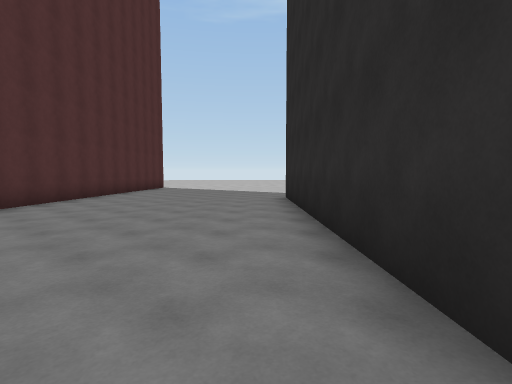
[1] (above)

19 first-person views from a walk through a Unity game level. The camera is 1.3 m above the floor, tilts 4° down and sees 80° across. The floor is counted in squares, 2 m on a side. Each view is taken from the middle of a square. On the plan, view 1 faces up. The plan holds only what a view shows up to about 10 squares ahead; the rest is blank. The place goes on beyond the plan. The player character is not drawn. Some animated figures are left out. Door leaves are left out, so doorways stand open.

[2]
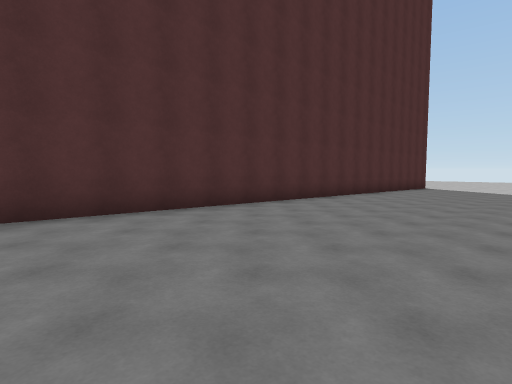

[3]
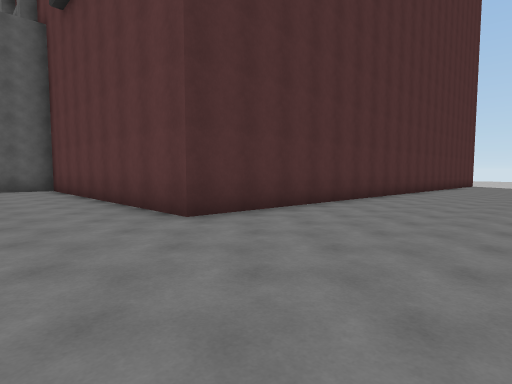

[4]
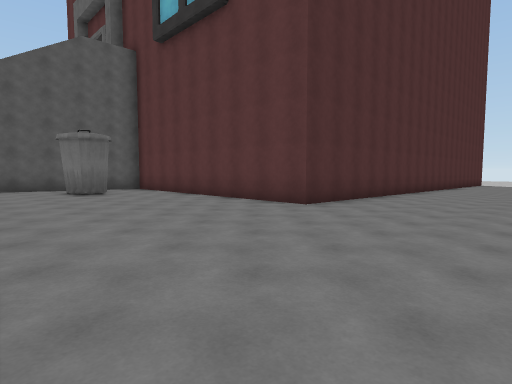

[5]
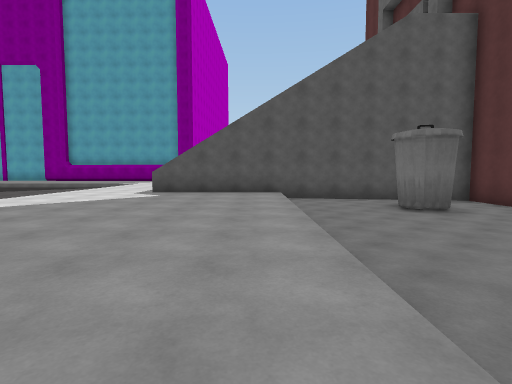

[6]
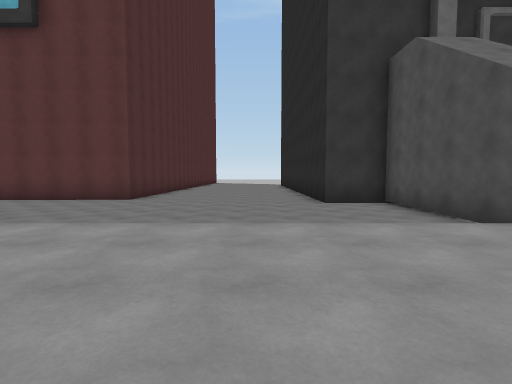

[7]
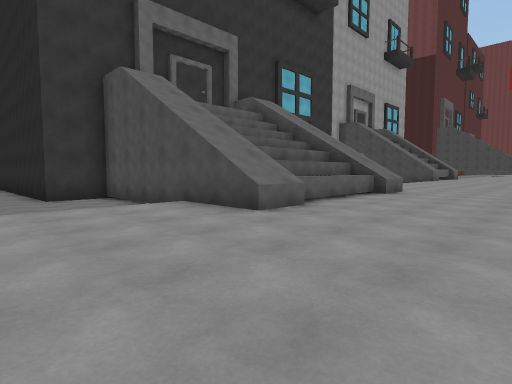

[8]
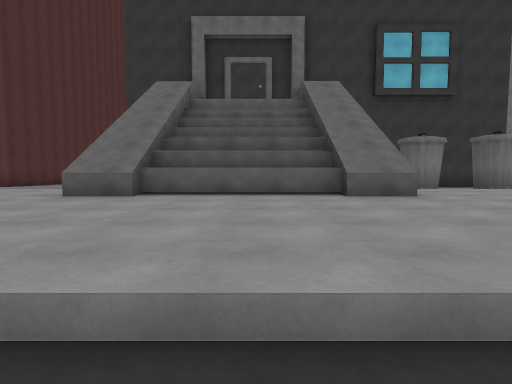

[9]
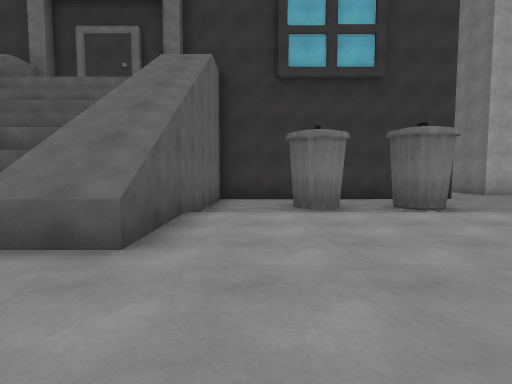

[10]
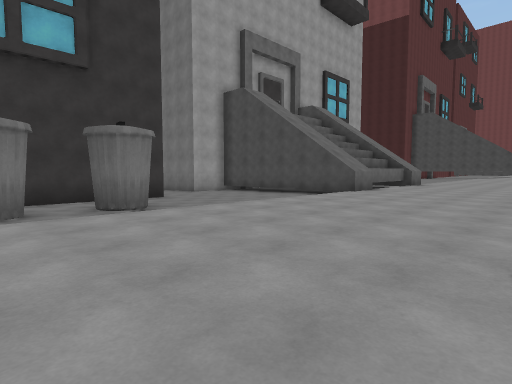

[11]
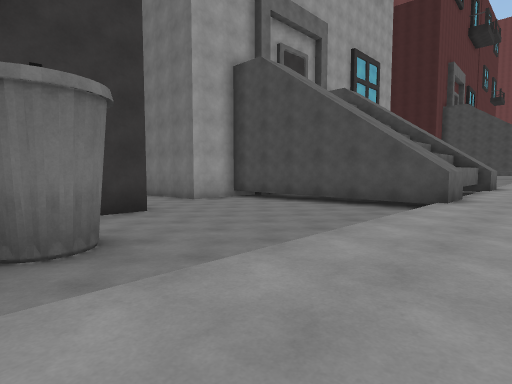

[12]
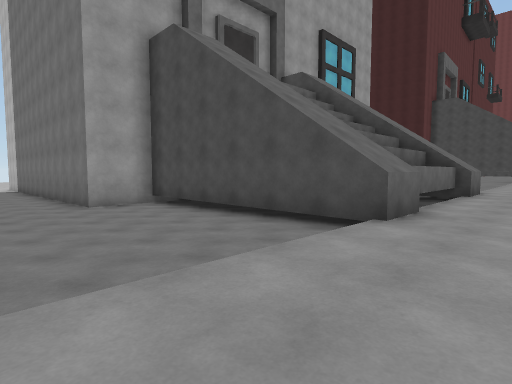

[13]
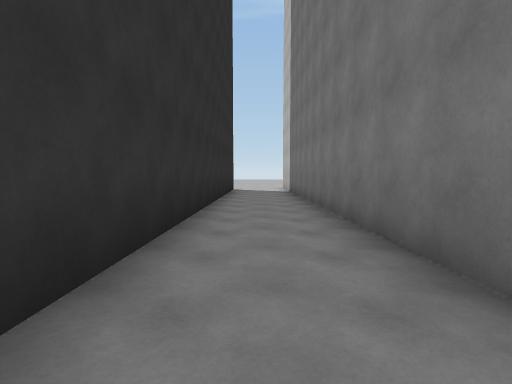

[14]
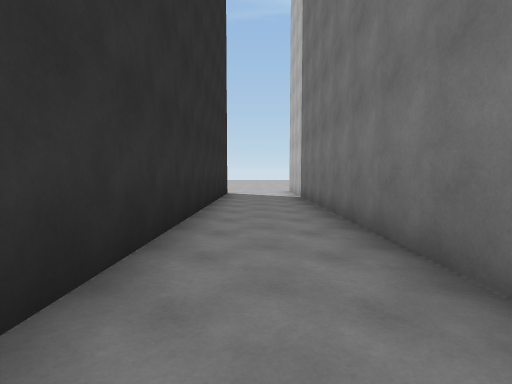

[15]
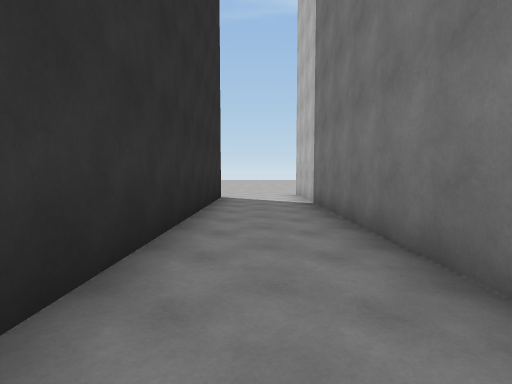

[16]
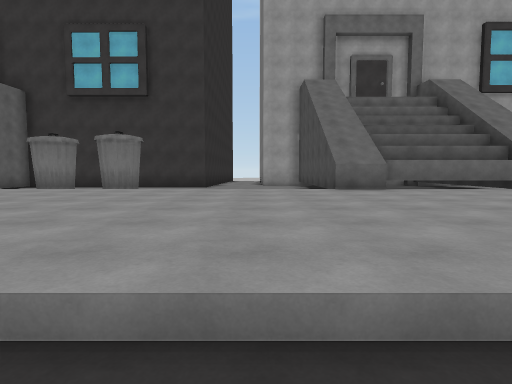

[17]
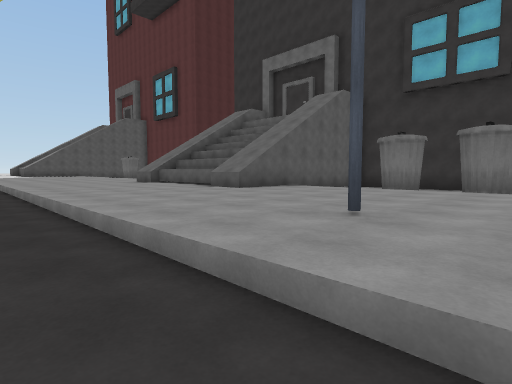

[18]
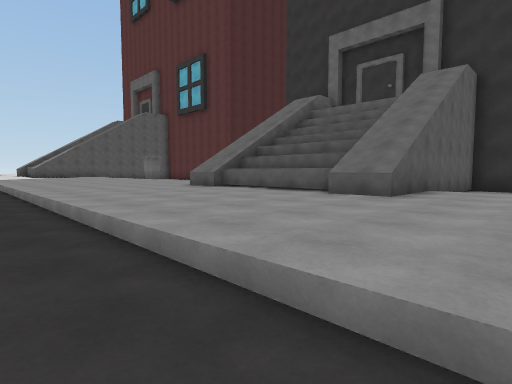

[19]
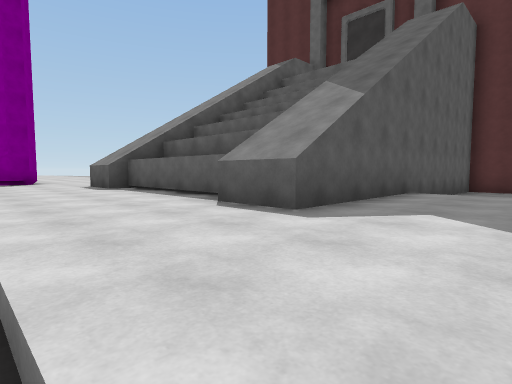

### Floor plan
Key: @ floor where view 1 was taken; # wall or solid block; x gap in a wall; . main floor; - floor 0.5 m lower than the main floor; _ floor 0.75 m lower than the main floor; < floor 1 m lower than the main floor; / step, stairs or slope; ^ raised ledge.
Columns run from 24 left of view 1 to 22 right of it. Each row starts with its distance up from view 1.
  8                    #<<<<<#              #<<#
  7                    #<<<<<#              #<<#
  6                    #<<<<<#              #<<#
  5                    #<<<<<#              #__#
  4                    #<<___#              #__#
  3                    #_____#              #__#
  2                    #_____#              #__#
  1                    #_____#              #__#
  0                    #____@               #__#
 -1                    #_____               #__#
 -2                    #____                #__#
 -3                    #____                #_-#
 -4           ##########_____#              #--##
 -5           #--------------###     ########---#
 -6           #----------------#     #----------#
 -7           #--#-------------#     #----------#
 -8           #----------------#     #-#xx#-----#
 -9           #----------------#     #----------#
-10           #----------------#     #----------###
-11           #................##^^###.............
-12           #......... ......^^^^^^^.............
-13      ^^^^^#........   .........................
-14   ..#.....#.......     ........................
-15 #................      ..............#........
-16 # .............        ......................
-17         //////         ///////////////// ///
-18                               ----------  -

Positions as (right, up) in squares from view 1, and headings:
1: (0, 0), facing up
2: (0, -1), facing up-left
3: (-1, -7), facing up-left
4: (-1, -10), facing up-left
5: (-4, -11), facing left
6: (-1, -14), facing up
7: (-1, -16), facing up-right
8: (6, -18), facing up
9: (10, -15), facing up
10: (11, -15), facing up-right
11: (13, -12), facing up-right
12: (16, -12), facing up-right
13: (17, -5), facing up
14: (17, -2), facing up
15: (17, 0), facing up
16: (18, -18), facing up
17: (15, -18), facing up-left
18: (11, -18), facing up-left
19: (-11, -17), facing up-left
